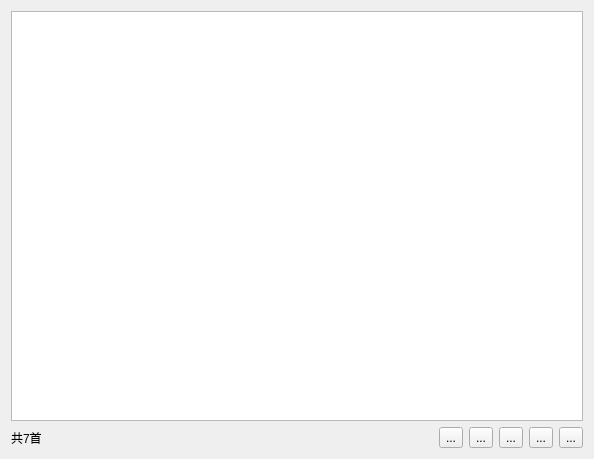
<?xml version="1.0" encoding="UTF-8"?>
<ui version="4.0">
 <class>PlayQueueWidget</class>
 <widget class="QWidget" name="PlayQueueWidget">
  <property name="geometry">
   <rect>
    <x>0</x>
    <y>0</y>
    <width>594</width>
    <height>459</height>
   </rect>
  </property>
  <property name="windowTitle">
   <string>Form</string>
  </property>
  <property name="autoFillBackground">
   <bool>true</bool>
  </property>
  <layout class="QVBoxLayout" name="verticalLayout">
   <item>
    <widget class="AnchorTableView" name="tableView"/>
   </item>
   <item>
    <layout class="QHBoxLayout" name="horizontalLayout">
     <item>
      <widget class="QLabel" name="infoLabel">
       <property name="text">
        <string>共7首</string>
       </property>
      </widget>
     </item>
     <item>
      <spacer name="horizontalSpacer">
       <property name="orientation">
        <enum>Qt::Horizontal</enum>
       </property>
       <property name="sizeHint" stdset="0">
        <size>
         <width>118</width>
         <height>20</height>
        </size>
       </property>
      </spacer>
     </item>
     <item>
      <widget class="QToolButton" name="clearButton">
       <property name="toolTip">
        <string>Clear queue</string>
       </property>
       <property name="text">
        <string>...</string>
       </property>
      </widget>
     </item>
     <item>
      <widget class="QToolButton" name="playbackModeButton">
       <property name="toolTip">
        <string>Playback mode</string>
       </property>
       <property name="text">
        <string>...</string>
       </property>
      </widget>
     </item>
     <item>
      <widget class="QToolButton" name="moveUpButton">
       <property name="toolTip">
        <string>Move selected to top</string>
       </property>
       <property name="text">
        <string>...</string>
       </property>
      </widget>
     </item>
     <item>
      <widget class="QToolButton" name="moveDownButton">
       <property name="toolTip">
        <string>Move selected to bottom</string>
       </property>
       <property name="text">
        <string>...</string>
       </property>
      </widget>
     </item>
     <item>
      <widget class="QToolButton" name="removeButton">
       <property name="toolTip">
        <string>Remove selected</string>
       </property>
       <property name="text">
        <string>...</string>
       </property>
      </widget>
     </item>
    </layout>
   </item>
  </layout>
 </widget>
 <customwidgets>
  <customwidget>
   <class>AnchorTableView</class>
   <extends>QTableView</extends>
   <header location="global">anchortableview.h</header>
  </customwidget>
 </customwidgets>
 <resources/>
 <connections/>
</ui>
